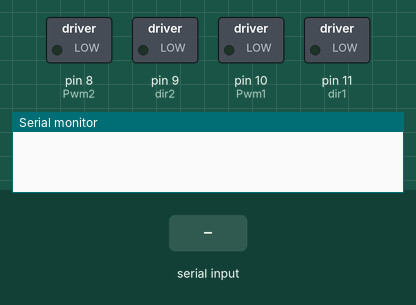
Recording of a sketch running on a simulated Arduino Uno, built with avr-gcc and run on an emulated ATmega328P. On the bench: switched loads named in the sketch (green lamp = pin HIGH), the last lines printed to the serial monitor. The inputs (shaded band) are chosen by the test bench.

Above: at 1.2 s.
1.3 s: "90,45\n" received over Serial
At 2.0 s:
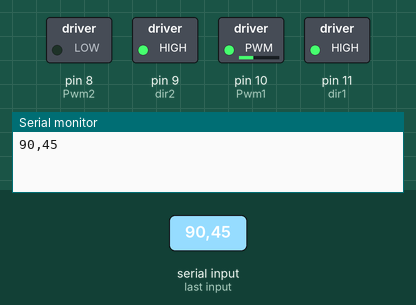
2.8 s: "1\n" received over Serial
At 3.1 s:
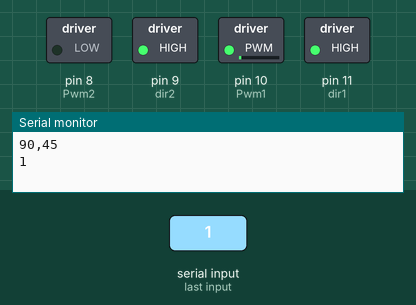
4.3 s: "200\n" received over Serial
At 5.4 s:
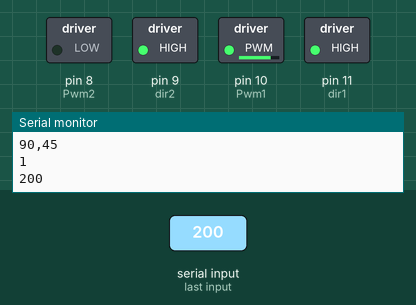
5.8 s: "90\n" received over Serial
At 6.6 s:
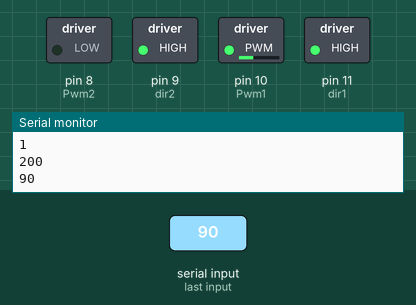
7.3 s: "1,90\n" received over Serial
At 7.7 s:
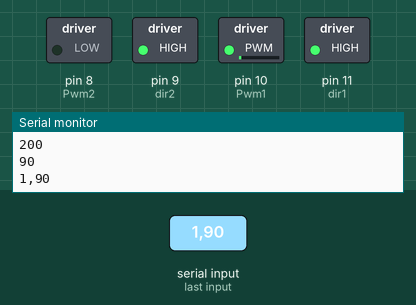
Timing chart, 0 to 9.8 s (numbered marks = the images above; inputs shaded):
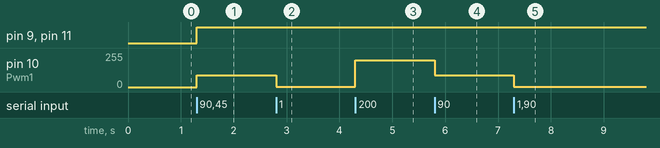

Measured:
- after the input at 1.3 s, pin 9 (dir2), pin 11 (dir1): LOW → HIGH at once; pin 10 (Pwm1): 0/255 → 90/255 at once
- after the input at 2.8 s, pin 10 (Pwm1): 90/255 → 1/255 at once
- after the input at 4.3 s, pin 10 (Pwm1): 1/255 → 200/255 at once
- after the input at 5.8 s, pin 10 (Pwm1): 200/255 → 90/255 at once
- after the input at 7.3 s, pin 10 (Pwm1): 90/255 → 1/255 at once

The sketch:

drive_edit1.ino
```cpp
int Pwm1 = 10; //Nodemcu PWM pin
int Pwm2 = 8; //Nodemcu PWM pin

int dir1 = 11;  //Gpio-12 of nodemcu esp8266
int dir2 = 9;  //Gpio-13 of nodemcu esp8266

int dirVal1 = 0 ;
int dirVal2 = 0 ;
int pwmVal1 = 0 ;
int pwmVal2 = 0 ;


String incomingbyte;
int m1Data = 0;
int m2Data = 0;
int inpSpeed = 0;
//char message;
void setup() {
  // put your setup code here, to run once:
  Serial.begin(115200);

  //Declaring l293d control pins as Output
  pinMode(dir1, OUTPUT);
  pinMode(dir2, OUTPUT);
}

void loop() {
  // put your main code here, to run repeatedly:
 // Serial.println(1);
 /*while(true){
  Serial.print(Serial.available());
  Serial.print("\n");
 }*/

  if(Serial.available() > 0){
//    time_t t;
//    time(&t);
//    Serial.print(myTime);
    incomingbyte = Serial.readStringUntil('\n');


//    inpSpeed = incomingbyte.toInt(); //int() or whatever datatype you neeed toc convert to. Converting ASCII to integer
    //Serial.print("I received : ");
    Serial.println(incomingbyte);
    //analogWrite(6, incomingbyte.toInt());

    m1Data = incomingbyte.substring(0, 4).toInt();
    //Serial.println(m1Data);
    m2Data = incomingbyte.substring(4).toInt();
    //Serial.println(m2Data);
    //Serial.write(message);
   // Serial.println(incomingbyte);


    if(m1Data>=0){
        dirVal1 = 1;
        pwmVal1 = m1Data;

    }

    else if(m1Data<0){
        dirVal1 = 2;
        pwmVal1 = m1Data*(-1);
    }

    if(m2Data>=0){
        dirVal2 = 1;
        pwmVal2 = m2Data;
    }

    else if(m2Data<0){
        dirVal2 = 2;
        pwmVal2 = m2Data*(-1);
    }
  }

  else{
    dirVal1 = dirVal1;
    dirVal2 = dirVal2;
    pwmVal1 = pwmVal1;
    pwmVal2 = pwmVal2;
  }

  if (dirVal1 == 1)
  {
    digitalWrite(dir1, HIGH);
  }
  else if (dirVal1 == 2)
  {
    digitalWrite(dir1, LOW);
  }

  analogWrite(Pwm1, pwmVal1);

//  digitalWrite(dir1, HIGH);
//  analogWrite(Pwm1, 100);

  if (dirVal2 == 1)
  {
    digitalWrite(dir2, HIGH);
  }
  else if (dirVal2 == 2)
  {
    digitalWrite(dir2, LOW);
  }

  analogWrite(Pwm2, pwmVal2);
//  digitalWrite(dir2, HIGH);
//  analogWrite(Pwm2, 100);


}
```
